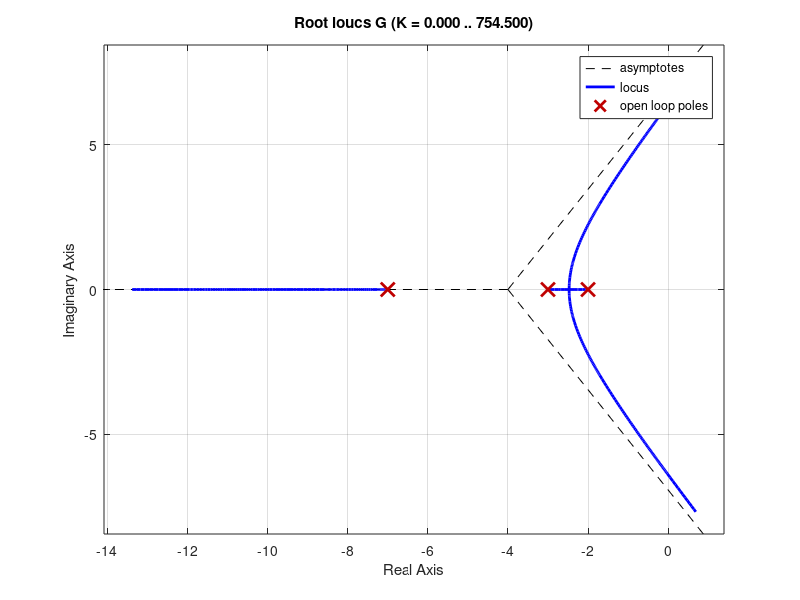

Reproduce this figure in MATLAB. (Note: this script raises an error after producing the figure.)

G=zpk([],[-2 -3 -7],1);
figure
rlocus(G);
sgrid(0.59,0);

G2=zpk([-0.04098],[-0.01 -2 -3 -7],1);
figure
rlocus(G2);
sgrid(0.59,0);
%axis([-10 0 -4.4])